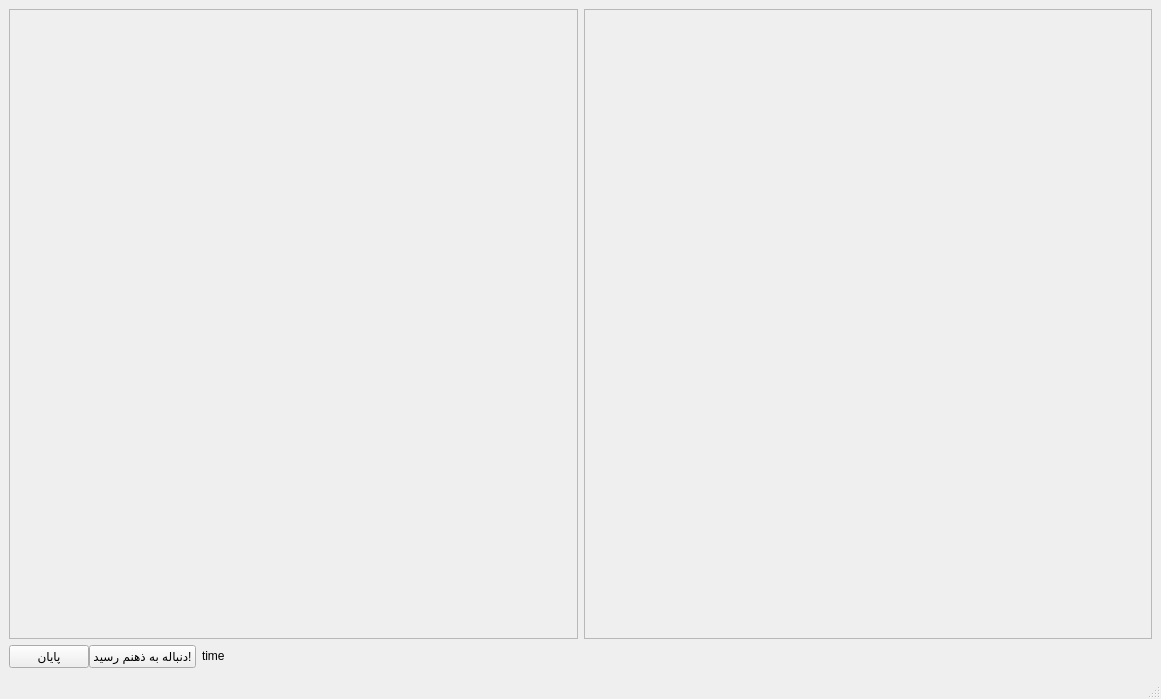
<?xml version="1.0" encoding="UTF-8"?>
<ui version="4.0">
 <class>MainWindow</class>
 <widget class="QMainWindow" name="MainWindow">
  <property name="geometry">
   <rect>
    <x>0</x>
    <y>0</y>
    <width>1161</width>
    <height>699</height>
   </rect>
  </property>
  <property name="windowTitle">
   <string>MainWindow</string>
  </property>
  <widget class="QWidget" name="centralwidget">
   <layout class="QGridLayout" name="gridLayout_3">
    <item row="0" column="0">
     <layout class="QHBoxLayout" name="hl">
      <item>
       <widget class="QFrame" name="frame">
        <property name="frameShape">
         <enum>QFrame::StyledPanel</enum>
        </property>
        <property name="frameShadow">
         <enum>QFrame::Raised</enum>
        </property>
        <layout class="QGridLayout" name="gridLayout_2">
         <item row="0" column="0">
          <widget class="QLabel" name="lblimage">
           <property name="minimumSize">
            <size>
             <width>500</width>
             <height>500</height>
            </size>
           </property>
           <property name="text">
            <string/>
           </property>
           <property name="scaledContents">
            <bool>false</bool>
           </property>
           <property name="alignment">
            <set>Qt::AlignCenter</set>
           </property>
          </widget>
         </item>
        </layout>
       </widget>
      </item>
      <item>
       <widget class="QFrame" name="frame_2">
        <property name="frameShape">
         <enum>QFrame::StyledPanel</enum>
        </property>
        <property name="frameShadow">
         <enum>QFrame::Raised</enum>
        </property>
        <layout class="QGridLayout" name="gridLayout">
         <item row="0" column="0">
          <widget class="QLabel" name="lblguid">
           <property name="text">
            <string/>
           </property>
           <property name="alignment">
            <set>Qt::AlignCenter</set>
           </property>
          </widget>
         </item>
        </layout>
       </widget>
      </item>
     </layout>
    </item>
    <item row="1" column="0">
     <layout class="QHBoxLayout" name="horizontalLayout_2">
      <item>
       <layout class="QHBoxLayout" name="horizontalLayout">
        <property name="spacing">
         <number>0</number>
        </property>
        <item>
         <widget class="QPushButton" name="btnstop">
          <property name="sizePolicy">
           <sizepolicy hsizetype="Fixed" vsizetype="Fixed">
            <horstretch>0</horstretch>
            <verstretch>0</verstretch>
           </sizepolicy>
          </property>
          <property name="text">
           <string>پایان</string>
          </property>
         </widget>
        </item>
        <item>
         <widget class="QPushButton" name="btnaddnew">
          <property name="sizePolicy">
           <sizepolicy hsizetype="Fixed" vsizetype="Fixed">
            <horstretch>0</horstretch>
            <verstretch>0</verstretch>
           </sizepolicy>
          </property>
          <property name="text">
           <string>دنباله به ذهنم رسید!</string>
          </property>
         </widget>
        </item>
       </layout>
      </item>
      <item>
       <widget class="QLabel" name="lbltime">
        <property name="sizePolicy">
         <sizepolicy hsizetype="Minimum" vsizetype="Fixed">
          <horstretch>0</horstretch>
          <verstretch>0</verstretch>
         </sizepolicy>
        </property>
        <property name="text">
         <string>time</string>
        </property>
       </widget>
      </item>
     </layout>
    </item>
   </layout>
  </widget>
  <widget class="QMenuBar" name="menubar">
   <property name="geometry">
    <rect>
     <x>0</x>
     <y>0</y>
     <width>1161</width>
     <height>26</height>
    </rect>
   </property>
  </widget>
  <widget class="QStatusBar" name="statusbar"/>
 </widget>
 <resources/>
 <connections/>
</ui>
